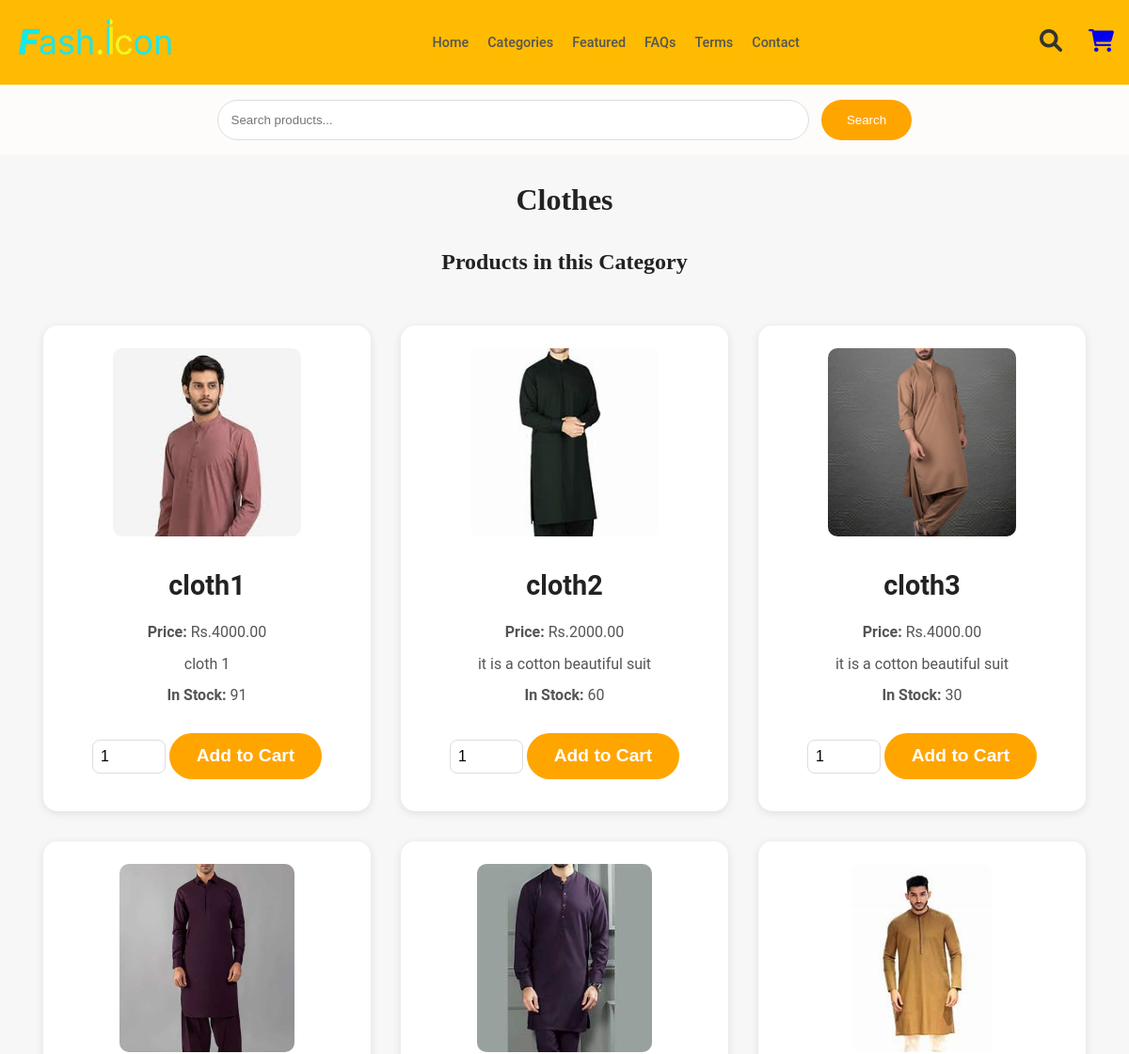
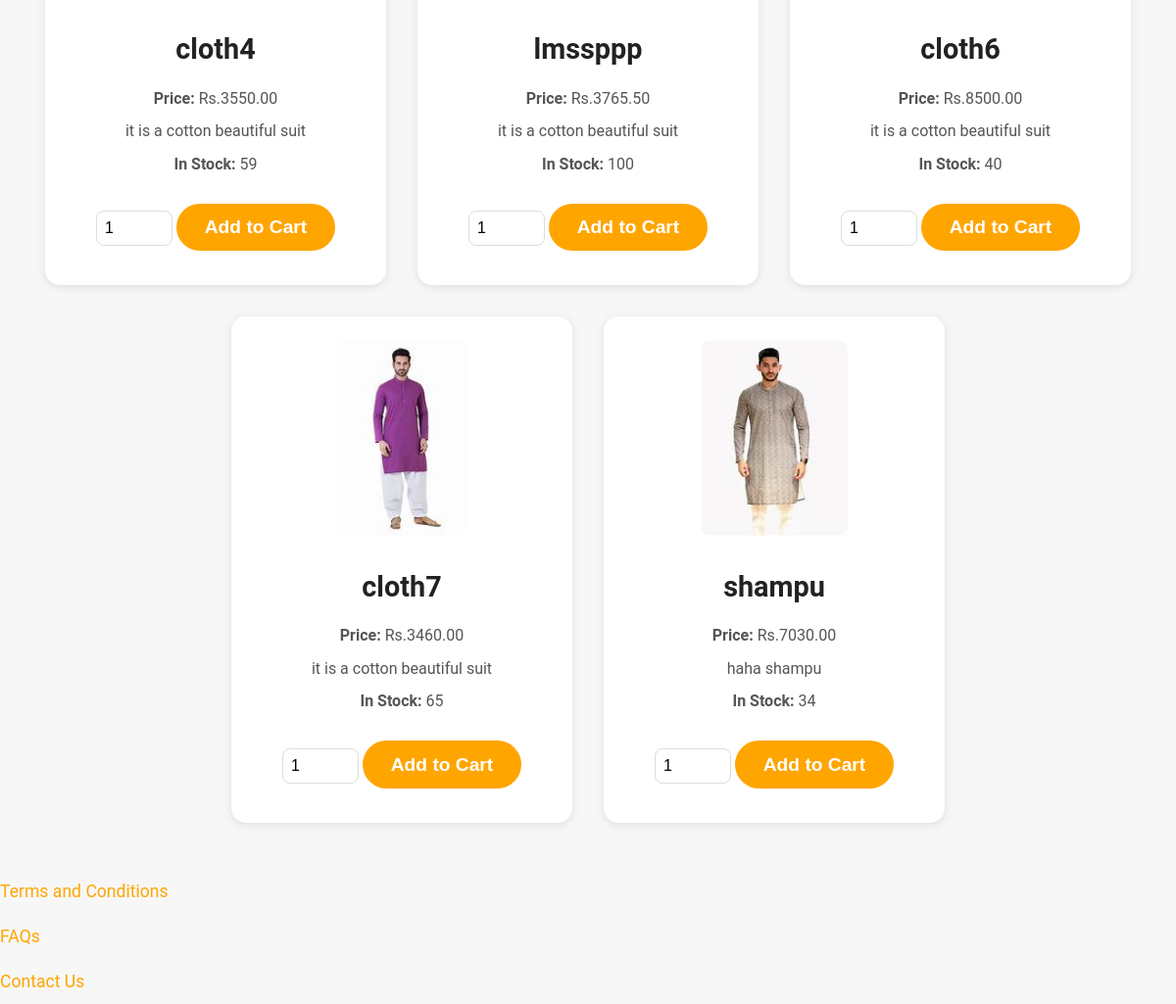
/category/cloth/, run on an earlier commit of the app's database (2 pictures, top to bottom).
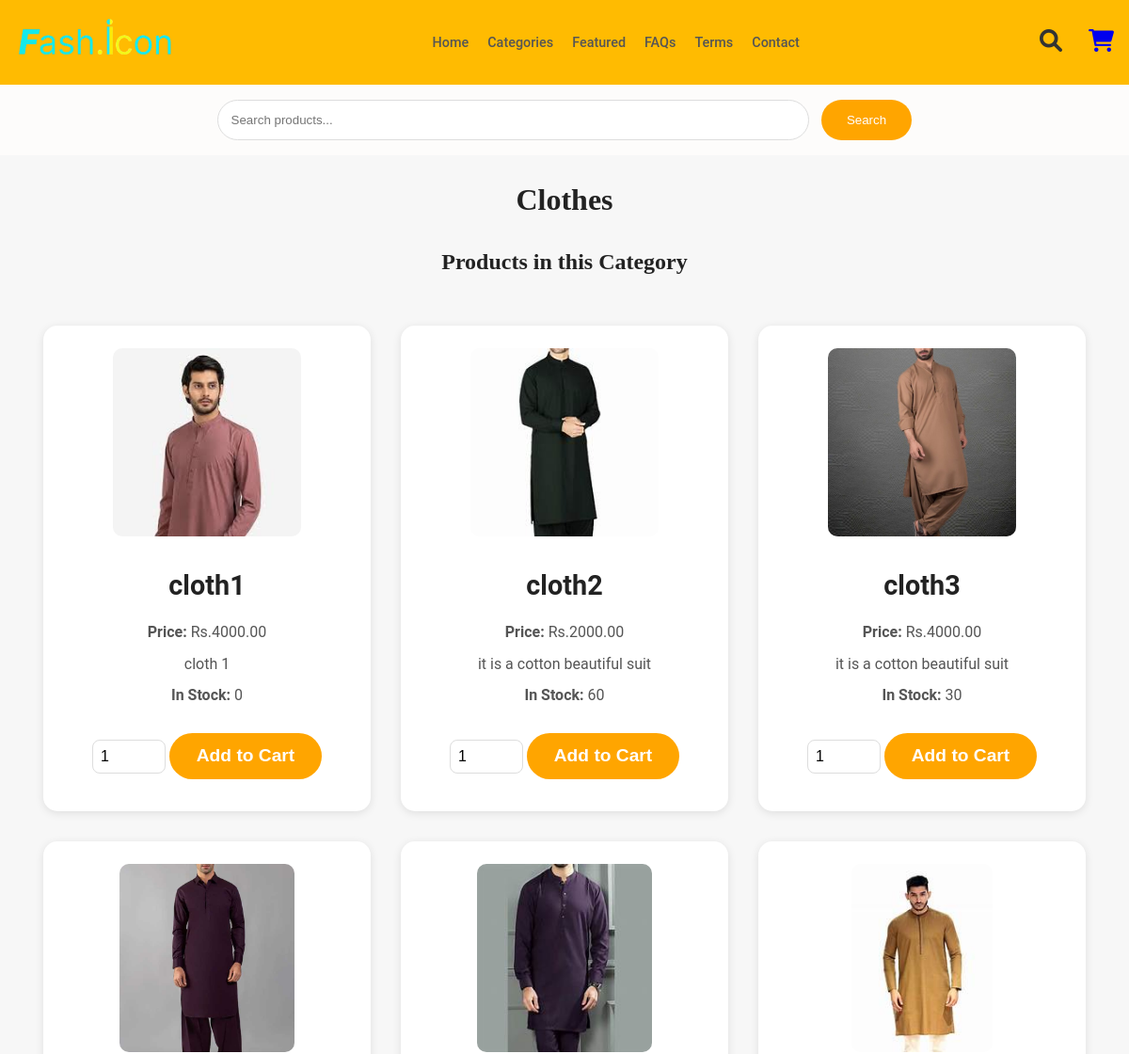
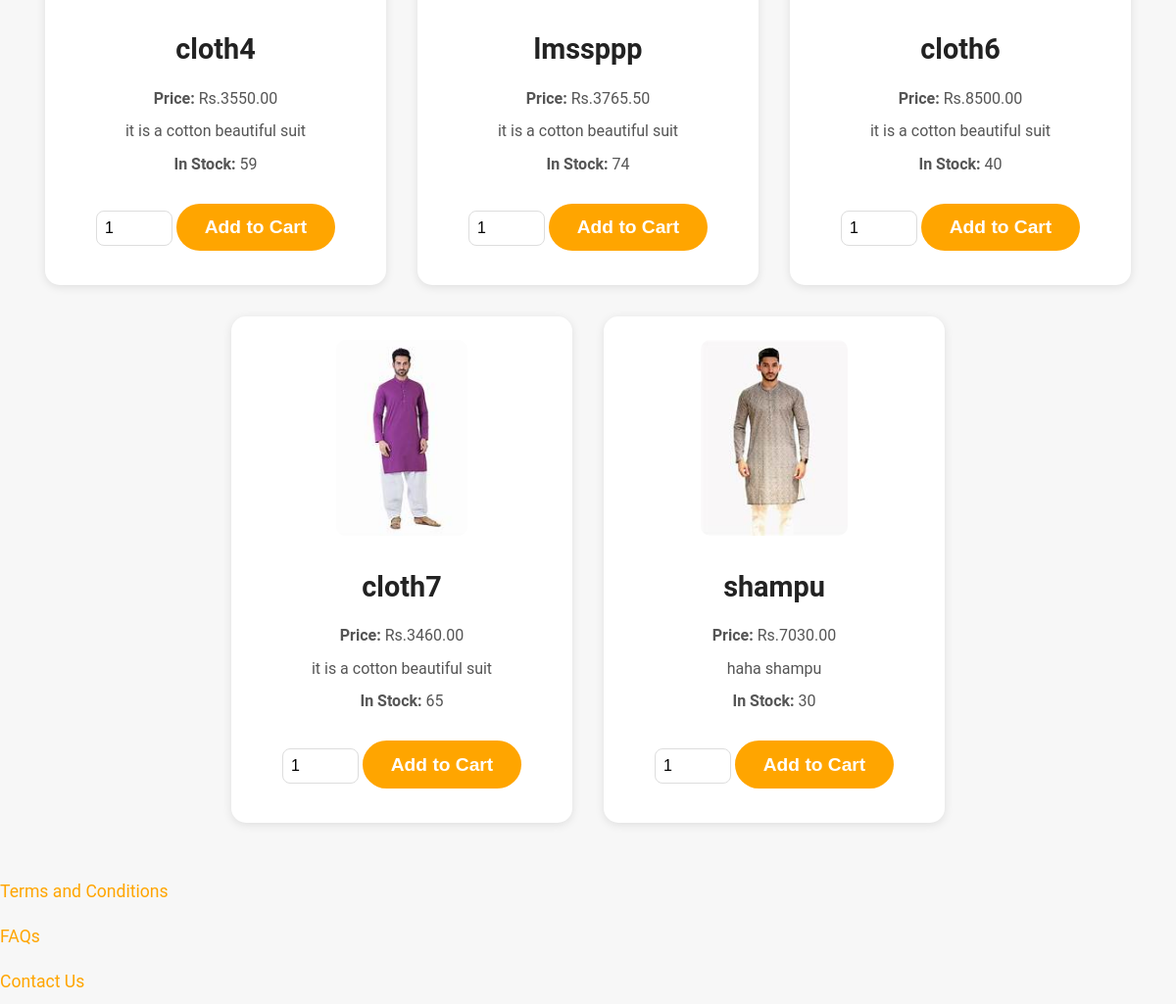
And on a later commit of the database (2 pictures, top to bottom).
### keychain_app/models.py (models this page shows, shortened)
class Product(models.Model):
    name = models.CharField(max_length=100)
    description = models.TextField()
    price = models.DecimalField(max_digits=10, decimal_places=2)
    original_price = models.DecimalField(max_digits=10, decimal_places=2, null=True, blank=True)
    quantity = models.PositiveIntegerField()
    image = models.ImageField(upload_to='products/')
    is_featured = models.BooleanField(default=False)
    is_discounted = models.BooleanField(default=False)
    is_best_seller = models.BooleanField(default=False)
    category = models.ForeignKey('Category', related_name='products', on_delete=models.CASCADE)
    rack_number = models.CharField(max_length=50, blank=True, null=True)
    barcode = models.CharField(max_length=12, unique=True, blank=False, null=False)  # Default barcode
    gross_price = models.DecimalField(max_digits=10, decimal_places=2, null=True, blank=True, default='300')  # New Field

### keychain_app/views.py (the view)
# urls.py: path('category/<str:url_name>/', views.category_detail, name='category_detail'),
def category_detail(request, url_name):
    category = get_object_or_404(Category, url_name=url_name)  # Assuming your Category model has a `url_name` field
    products = category.products.all()  # Fetch all products related to this category
    context = {
        'category': category,
        'products': products,
    }
    return render(request, 'category_detail.html', context)  # Render your category detail template

### keychain_app/templates/category_detail.html (shortened to what this page needs)
{% load static %}
<!DOCTYPE html>
<html lang="en">
<head>
    <link
    rel="stylesheet"
    href="https://cdnjs.cloudflare.com/ajax/libs/font-awesome/5.15.2/css/all.min.css"
  />
</head>
<body>
    {% include 'navbar.html' %}
    <h1>{{ category.name }}</h1>
    <h2>Products in this Category</h2>
    <ul class="product-list">
        {% for product in products %}
            <li class="product-item">
                <img src="{{ product.image.url }}" alt="">
                <h3>{{ product.name }}</h3>
                <div class="product-info">
                    <p><strong>Price:</strong> Rs.{{ product.price }}</p>
                    <p>{{ product.description }}</p>
                    <p><strong>In Stock:</strong> {{ product.quantity }}</p>
                </div>
                <form method="post" action="{% url 'add_product_to_cart' product.id %}">
                    <input type="number" name="quantity_{{ product.id }}" value="1" min="1" max="{{ product.quantity }}">
                    <button type="submit">Add to Cart</button>
                </form>
            </li>
        {% empty %}
            <p>No products available in this category.</p>
        {% endfor %}
    </ul>
    <div class="text-section">
        <a href="{% url 'terms' %}">Terms and Conditions</a><br>
        <a href="{% url 'faqs' %}">FAQs</a><br>
        <a href="{% url 'contact' %}">Contact Us</a>
    </div>
</body>
</html>

What changed in the data, as far as the page shows it:
changed Product "cloth1": quantity "91" → "0"
changed Product "lmssppp": quantity "100" → "74"
changed Product "shampu": quantity "34" → "30"
